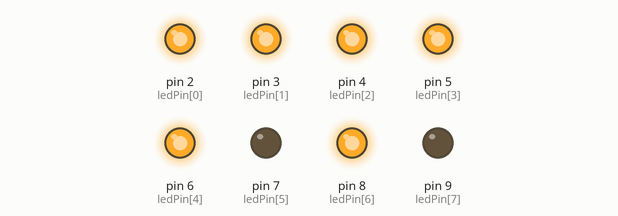
This sketch was run on a simulated Arduino Uno, built with avr-gcc and run on an emulated ATmega328P. On the bench: output pins drawn as LEDs (lit = HIGH).

Above: at 0.16 s.
At 4.63 s:
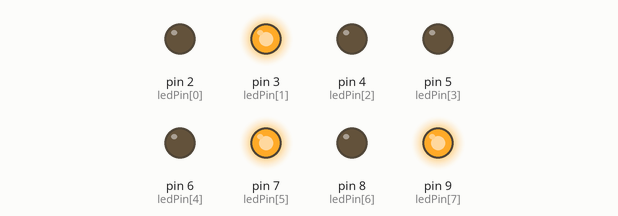
At 9.13 s:
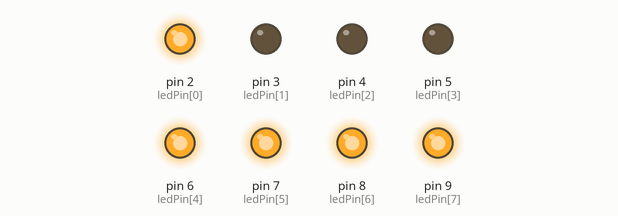
At 18.73 s:
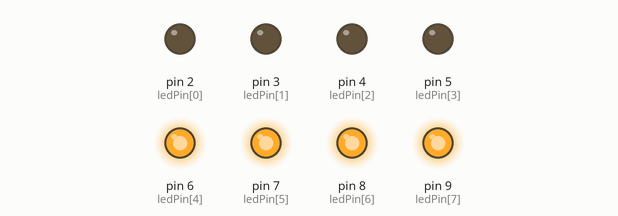
At 28.66 s:
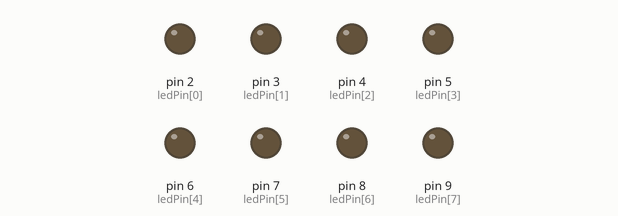
At 39.19 s:
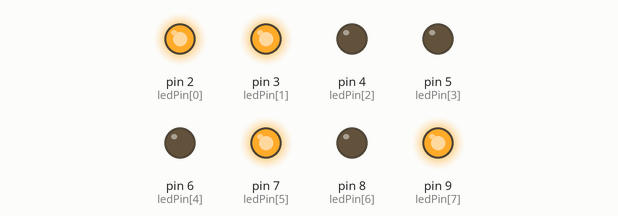
Timing chart, 0 to 39.5 s (numbered marks = the images above):
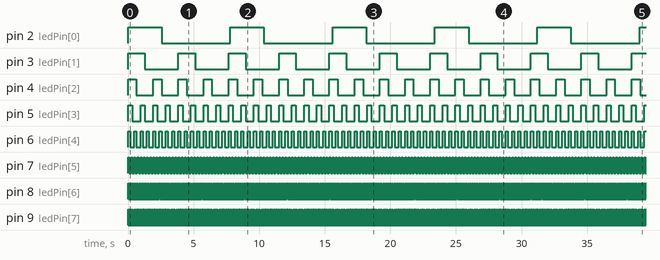

Measured:
- by itself, pin 2 (ledPin[0]): alternates HIGH for 2.6 s and LOW for 5.2 s
- by itself, pin 3 (ledPin[1]): alternates HIGH for 1.3 s and LOW for 2.6 s
- by itself, pin 4 (ledPin[2]): alternates HIGH for 0.64 s and LOW for 1.3 s
- by itself, pin 5 (ledPin[3]): alternates HIGH for 0.32 s and LOW for 0.64 s
- by itself, pin 6 (ledPin[4]): alternates HIGH for 0.16 s and LOW for 0.32 s
- by itself, pin 7 (ledPin[5]): alternates HIGH for 0.08 s and LOW for 0.16 s
- by itself, pin 8 (ledPin[6]): alternates HIGH for 0.04 s and LOW for 0.08 s
- by itself, pin 9 (ledPin[7]): alternates HIGH for 0.02 s and LOW for 0.04 s

The sketch:

LightShow.ino
```cpp
// (licence header left out)
enum LedStates{ON, OFF};
LedStates ledState[8] = {ON, ON, ON, ON, ON, ON, ON, ON};
byte ledPin[8] = {2, 3, 4, 5, 6, 7, 8, 9};
int delayOff[8] = {5240, 2560, 1280, 640, 320, 160, 80, 40};
int delayOn[8] =  {2560, 1280,  640, 320, 160,  80, 40, 20};
unsigned long chrono[8];

void blinkMachine(byte i) {
  switch (ledState[i]) {
    case OFF: {
      if (millis() - chrono[i] >= delayOff[i]) {
        chrono[i] = millis();
        digitalWrite(ledPin[i], HIGH);
        ledState[i] = ON;
      }
      break;
    }
    case ON: {
      if (millis() - chrono[i] >= delayOn[i]) {
        chrono[i] = millis();
        digitalWrite(ledPin[i], LOW);
        ledState[i] = OFF;
      }
    break;
    }
  }
}

void setup() {
  for (byte i = 0 ; i < 8 ; i++) {
   pinMode(ledPin[i], OUTPUT);
   digitalWrite(ledPin[i], HIGH); }
}

void loop() {
  for (int i = 0 ; i < 8 ; i++) blinkMachine(i);
}
```
